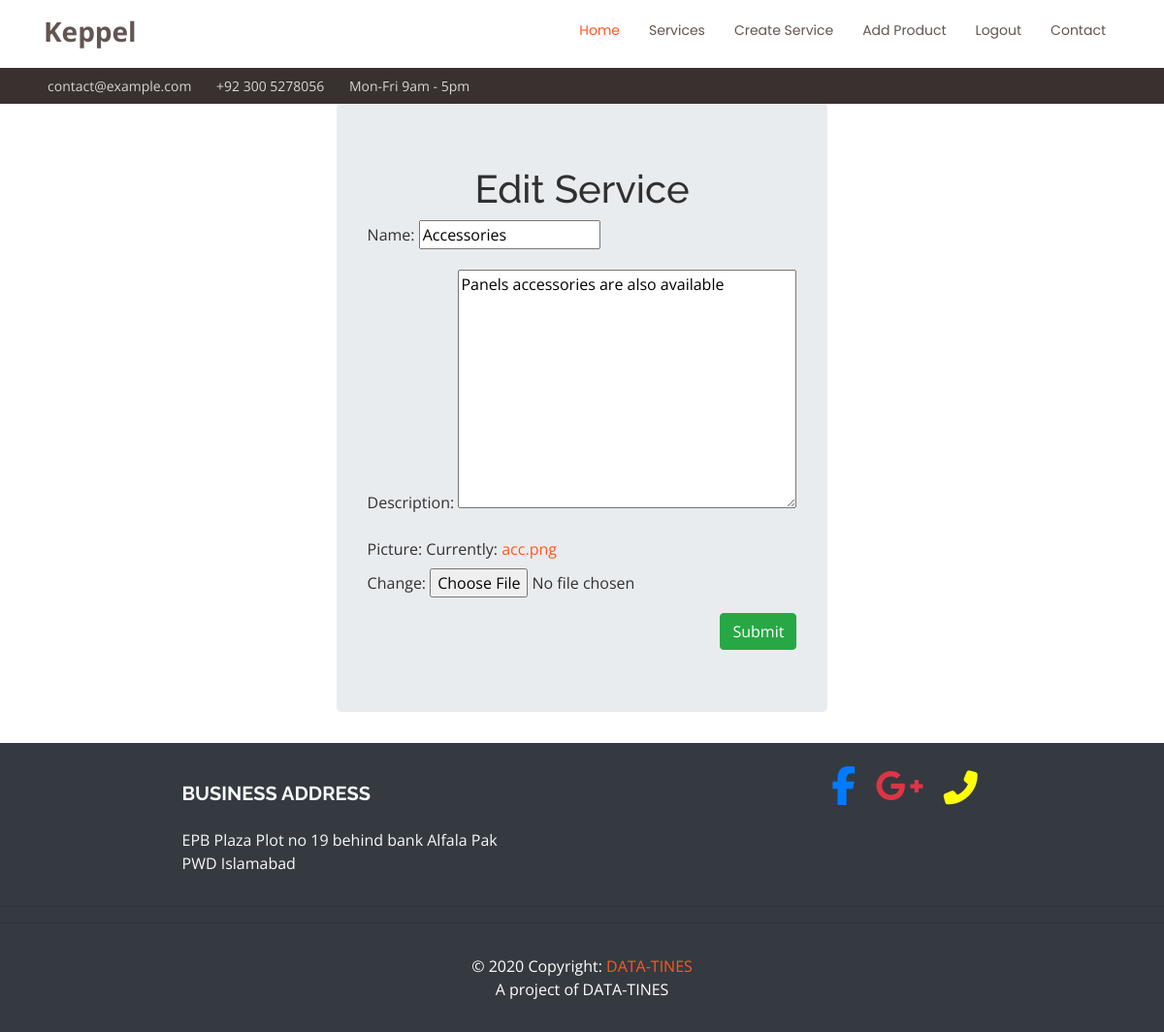
The page /update/6/ (signed in) on the database its author committed.
### basic_app/models.py (models this page shows, shortened)
class services(models.Model):
    name = models.CharField(max_length=25)
    description = models.TextField()
    picture = models.ImageField()

### basic_app/views.py (the view)
# urls.py: path('update/<int:pk>/', login_required(views.UpdateService.as_view()), name='update'),
class UpdateService(UpdateView):
    model = models.services
    fields = ('name', 'description', 'picture')

### templates/basic_app/services_form.html (shortened to what this page needs)
{%extends 'basic_app/base.html'%}
{%block body_block%}
<form method="POST" enctype="multipart/form-data" class="d-flex justify-content-center">
    <div class="jumbotron ">
           <h1 class="d-flex justify-content-center">
        {%if not form.instance.pk%}
        Create New Service
        {%else%}
        Edit Service
        {%endif%}
    </h1>
    {{form.as_p}}
        <div class="d-flex justify-content-end"><input type="submit" class="btn btn-success" value="Submit"></div>
    </div>
</form>
{%endblock%}

### static/style.css (style rules this page uses)
body { font-family: "Open Sans", sans-serif; color: #313030; }
a { color: #ff5821; }
h1, h2, h3, h4, h5, h6 { font-family: "Raleway", sans-serif; }

### rows shown on the page
services: name "Accessories", description "Panels accessories are also available"
